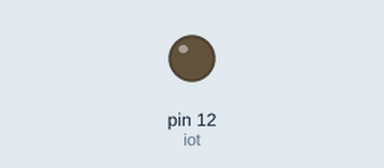
Bench run of a sketch on a simulated Arduino Uno, built with avr-gcc and run on an emulated ATmega328P. Parts: output pins drawn as LEDs (lit = HIGH).

Above: at 1.5 s.
At 4.5 s:
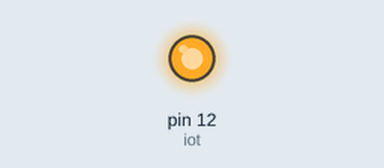
Timing chart, 0 to 7.8 s (numbered marks = the images above):
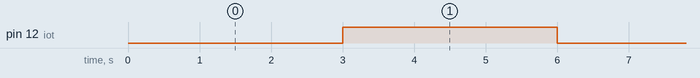

The sketch:

sketch_dec15d.ino
```cpp
int iot = 12 ;
void setup() {
pinMode(iot,OUTPUT);
}

void loop() {
int x  = 3;
do{
  digitalWrite(iot,LOW);
  delay(3000);
  digitalWrite(iot,HIGH);
  delay(3000);
     x++;
 }while(x <= 10);
}
```

Measured:
- by itself, pin 12 (iot): alternates HIGH for 3.0 s and LOW for 3.0 s
